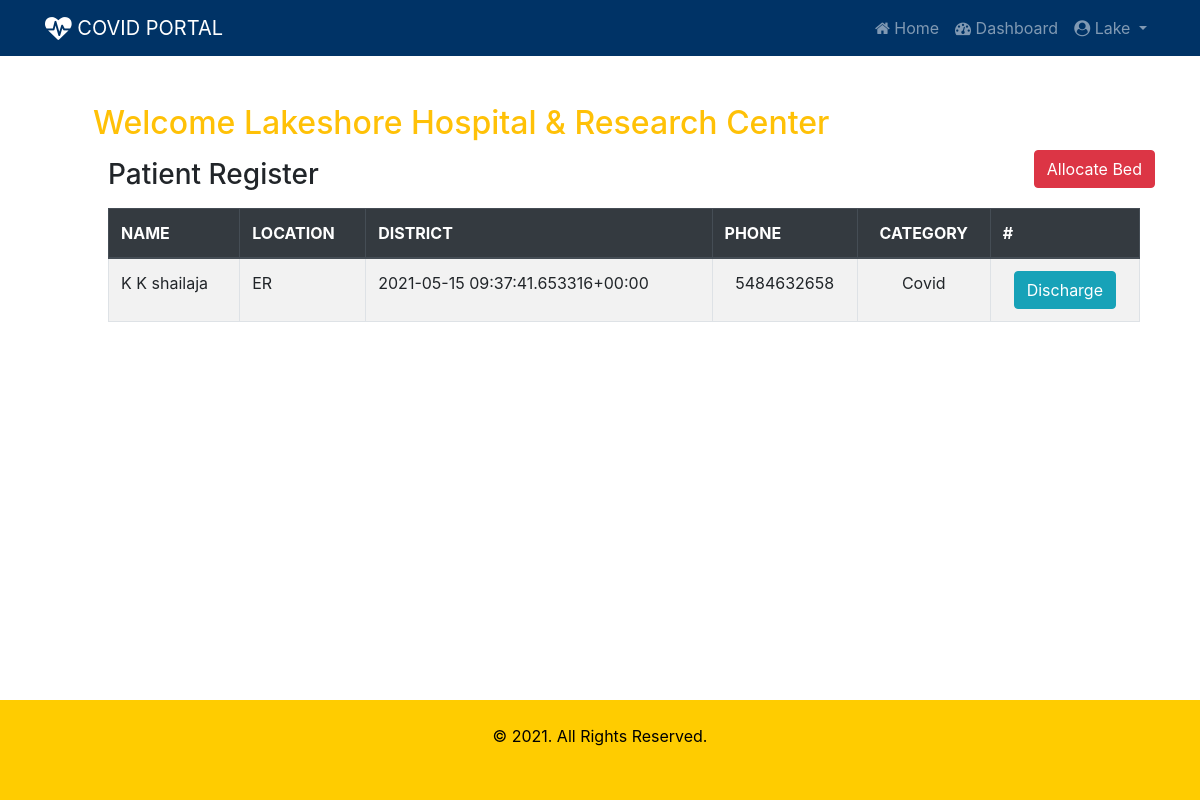
The app's page /beds/dashboard/ (signed in) with its own data.
### beds/models.py (models this page shows, shortened)
class Hospital(models.Model):
    sc = (
    ('gov', 'Government'),
    ('prv', 'Private')
    )
    name = models.CharField(max_length=50)
    location = models.CharField(max_length=50)
    district = models.CharField(max_length=2, choices=dt)
    phone = models.CharField(max_length=12)
    sector = models.CharField(max_length=3, choices=sc)
    covid_beds = models.IntegerField()
    normal_beds = models.IntegerField()
    icu_beds = models.IntegerField()
    ventilator = models.IntegerField()
    user = models.OneToOneField(User, on_delete=models.CASCADE, blank=True, null=True)

class BedAllocation(models.Model):
    ct = (
    ('C', 'Covid'),
    ('N', 'Normal'),
    ('I', 'ICU'),
    ('V', 'Ventilator')
    )
    patient = models.ForeignKey(Patient, on_delete=models.CASCADE)
    hospital = models.ForeignKey(Hospital, on_delete=models.CASCADE)
    category = models.CharField(max_length=2, choices=ct)

class Patient(models.Model):
    ct = (
    ('cv', 'Covid'),
    ('nc', 'Non-Covid')
    )
    st = (
    ('W', 'Waiting'),
    ('A', 'Admitted'),
    ('D', 'Discharged')
    )
    name = models.CharField(max_length=50)
    age = models.IntegerField()
    aadharno = models.IntegerField()
    phone = models.CharField(max_length=12)
    location = models.CharField(max_length=50)
    district = models.CharField(max_length=2, choices=dt)
    category = models.CharField(max_length=2, choices=ct)
    status = models.CharField(max_length=2, choices=st, blank=True, default='W')

### beds/views.py (the view)
# urls.py: path('dashboard/', views.dashboard, name='dashboard'),
@login_required
def dashboard(request):
    user = request.user
    hospital = Hospital.objects.get(user=user)
    bedallocations = BedAllocation.objects.filter(hospital=hospital)
    context = {
        'bedallocations': bedallocations,
        'hospital': hospital
    }
    return render(request, 'beds/dashboard.html', context)

### beds/templates/beds/dashboard.html
{% extends 'beds/index.html' %}
{% block content %}
<div class="container m-4 p-4">
  <h2 class="text-warning"> Welcome {{  hospital.name }}</h2>
  <a href="{% url 'bedallocate' %}" class="btn btn-danger pull-right"> Allocate Bed </a>
  <div class="container mt-3">
    <h3 class="mb-3">Patient Register</h3>
    {% if bedallocations %}
    <table class="table table-bordered table-striped table-hover">
      <thead class="thead-dark">
        <tr>
          <th>NAME</th>
          <th>LOCATION</th>
          <th>DISTRICT</th>
          <th>PHONE</th>
          <th class="text-center">CATEGORY</th>
          <th> # </th>
        </tr>
      </thead>
      <tbody id="myTable">
        {% for bed in bedallocations %}
          <tr>
            <td>{{ bed.patient.name }}</td>
            <td>{{ bed.patient.location}}</td>
            <td>{{ bed.patient.get_district_display }}</td>
            <td class="text-center">{{ bed.patient.phone }}</td>
            <td class="text-center">{{ bed.get_category_display }}</td>
              <td class="text-center"><a class="btn btn-info" href="{% url 'discharge' bed.id %}">Discharge</a></td>
          </tr>
        {% endfor %}
      </tbody>
    </table>
    {% else %}
    <div class="alert alert-warning"> No Patient Data Found !</div>
    {% endif %}
    <div style="height:120px;"></div>
  </div>
</div>
{% endblock %}

### beds/templates/beds/index.html (shortened to what this page needs)
{% load static %}
<!DOCTYPE html>
<html lang="en">
<head>
  <link rel="stylesheet" href="https://cdnjs.cloudflare.com/ajax/libs/font-awesome/4.7.0/css/font-awesome.min.css">
  <link rel="stylesheet" href="https://maxcdn.bootstrapcdn.com/bootstrap/4.5.2/css/bootstrap.min.css">
  <link rel="stylesheet" href="{% static 'beds/css/style.css'%}">
</head>
<body>
<nav class="navbar navbar-expand-sm bg-navy navbar-dark">
  <div class="container">
    <a class="navbar-brand" href="#"><i class="fa fa-heartbeat fa-lg"></i> COVID PORTAL</a>
    {% if user.is_authenticated %}
      <ul class="navbar-nav">
        <li class="nav-item">
          <a class="nav-link" href="{% url 'index' %}"><i class="fa fa-home"></i> Home </a>
        </li>
        <li class="nav-item">
          <a class="nav-link" href="{% url 'dashboard' %}"><i class="fa fa-dashboard"></i> Dashboard </a>
        </li>
       <li class="nav-item dropdown">
         <a class="nav-link dropdown-toggle" href="#" id="navbardrop" data-toggle="dropdown">
           <i class="fa fa-user-circle"></i> {{ user.username }}
         </a>
       </li>
      </ul>
    {% endif %}
  </div>
</nav>
<div class="container">
  {% block content %}
  {% endblock %}
</div>
<footer class="footer" style="position:fixed; bottom:0; width:100%;">
  <div class="container-fluid p-4" >
    <p class="text-center"> &copy; 2021. All Rights Reserved.</p>
  </div>
</footer>
</body>
</html>

### beds/static/beds/css/style.css (style rules this page uses)
.bg-navy { background-color: #003366; color: white; }
.footer { background-color: #ffcc00; color: black; height: 100px; }

### records on screen
Hospital: name "Lakeshore Hospital & Research Center"
BedAllocation: patient.name "K K shailaja", patient.location "ER", patient.district "2021-05-15 09:37:41.653316+00:00", patient.phone "5484632658", category "Covid"

### other values on screen
{{ user.username }} "Lake"
